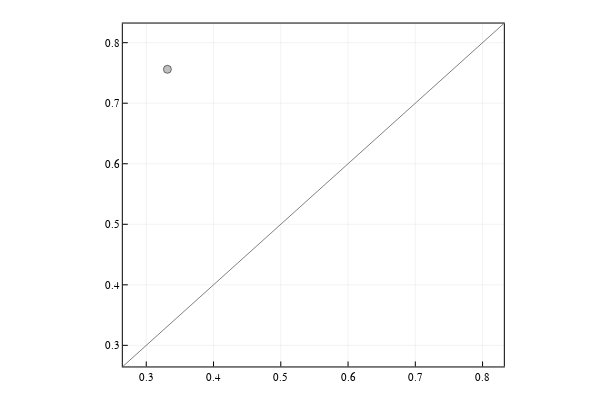

The notebook cell saved with this chart:
### Code cell
# plot Dowker persistence diagram
p = plot_PD(W_barcode, title = "")
plot(p)

### Figure 1 — Plotly figure (JSON) as saved in the notebook; plotly's stock layout.template omitted (floating-point values rounded to 4 significant figures)
{"data": [{"colorbar": {"title": ""}, "hoverinfo": "text", "legendgroup": "", "marker": {"color": "rgba(128, 128, 128, 0.500)", "line": {"color": "rgba(0, 0, 0, 0.500)", "width": 1}, "size": 8, "symbol": "circle"}, "mode": "markers", "name": "", "showlegend": false, "text": [1], "type": "scatter", "x": [0.3314], "xaxis": "x1", "y": [0.756], "yaxis": "y1", "zmax": null, "zmin": null}, {"colorbar": {"title": ""}, "legendgroup": "", "line": {"color": "rgba(128, 128, 128, 1.000)", "dash": "solid", "shape": "linear", "width": 1}, "mode": "lines", "name": "", "showlegend": false, "type": "scatter", "x": [0.2651, 0.8316], "xaxis": "x1", "y": [0.2651, 0.8316], "yaxis": "y1", "zmax": null, "zmin": null}], "layout": {"annotations": [], "height": 400, "legend": {"bgcolor": "rgba(255, 255, 255, 1.000)", "bordercolor": "rgba(0, 0, 0, 1.000)", "borderwidth": 1, "font": {"color": "rgba(0, 0, 0, 1.000)", "family": "sans-serif", "size": 11}, "tracegroupgap": 0, "traceorder": "normal", "x": 1, "xanchor": "right", "y": 0.07, "yanchor": "bottom"}, "margin": {"b": 20, "l": 0, "r": 0, "t": 20}, "paper_bgcolor": "rgba(255, 255, 255, 1.000)", "plot_bgcolor": "rgba(255, 255, 255, 1.000)", "showlegend": true, "width": 600, "xaxis": {"anchor": "y1", "domain": [0.2047, 0.8397], "gridcolor": "rgba(0, 0, 0, 0.100)", "gridwidth": 0.5, "linecolor": "rgba(0, 0, 0, 1.000)", "mirror": true, "range": [0.2651, 0.8316], "showgrid": true, "showline": true, "showticklabels": true, "tickangle": 0, "tickcolor": "rgb(0, 0, 0)", "tickfont": {"color": "rgba(0, 0, 0, 1.000)", "family": "sans-serif", "size": 11}, "tickmode": "array", "ticks": "inside", "ticktext": ["0.3", "0.4", "0.5", "0.6", "0.7", "0.8"], "tickvals": [0.3, 0.4, 0.5, 0.6, 0.7, 0.8], "title": "", "titlefont": {"color": "rgba(0, 0, 0, 1.000)", "family": "sans-serif", "size": 15}, "type": "-", "visible": true, "zeroline": false, "zerolinecolor": "rgba(0, 0, 0, 1.000)"}, "yaxis": {"anchor": "x1", "domain": [0.03762, 0.9902], "gridcolor": "rgba(0, 0, 0, 0.100)", "gridwidth": 0.5, "linecolor": "rgba(0, 0, 0, 1.000)", "mirror": true, "range": [0.2651, 0.8316], "showgrid": true, "showline": true, "showticklabels": true, "tickangle": 0, "tickcolor": "rgb(0, 0, 0)", "tickfont": {"color": "rgba(0, 0, 0, 1.000)", "family": "sans-serif", "size": 11}, "tickmode": "array", "ticks": "inside", "ticktext": ["0.3", "0.4", "0.5", "0.6", "0.7", "0.8"], "tickvals": [0.3, 0.4, 0.5, 0.6, 0.7, 0.8], "title": "", "titlefont": {"color": "rgba(0, 0, 0, 1.000)", "family": "sans-serif", "size": 15}, "type": "-", "visible": true, "zeroline": false, "zerolinecolor": "rgba(0, 0, 0, 1.000)"}}}
